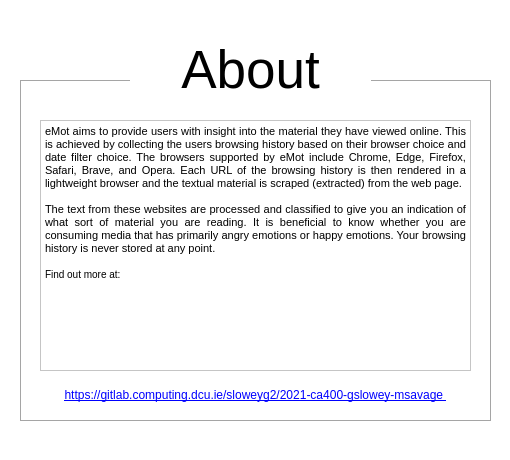
<?xml version="1.0" encoding="UTF-8"?>
<ui version="4.0">
 <class>Form</class>
 <widget class="QWidget" name="Form">
  <property name="geometry">
   <rect>
    <x>0</x>
    <y>0</y>
    <width>510</width>
    <height>460</height>
   </rect>
  </property>
  <property name="minimumSize">
   <size>
    <width>510</width>
    <height>460</height>
   </size>
  </property>
  <property name="maximumSize">
   <size>
    <width>510</width>
    <height>460</height>
   </size>
  </property>
  <property name="windowTitle">
   <string>About</string>
  </property>
  <property name="windowIcon">
   <iconset resource="../resources/resource.qrc">
    <normaloff>:/newPrefix/icon.png</normaloff>:/newPrefix/icon.png</iconset>
  </property>
  <property name="styleSheet">
   <string notr="true">background-color: rgb(255, 255, 255);</string>
  </property>
  <widget class="QLabel" name="emotHeader_2">
   <property name="geometry">
    <rect>
     <x>130</x>
     <y>20</y>
     <width>241</width>
     <height>100</height>
    </rect>
   </property>
   <property name="font">
    <font>
     <pointsize>40</pointsize>
     <weight>50</weight>
     <bold>false</bold>
    </font>
   </property>
   <property name="text">
    <string>About</string>
   </property>
   <property name="alignment">
    <set>Qt::AlignCenter</set>
   </property>
  </widget>
  <widget class="QLabel" name="emptyBox_3">
   <property name="geometry">
    <rect>
     <x>20</x>
     <y>80</y>
     <width>471</width>
     <height>341</height>
    </rect>
   </property>
   <property name="styleSheet">
    <string notr="true">border: 1px solid rgb(165, 165, 165);</string>
   </property>
   <property name="text">
    <string/>
   </property>
  </widget>
  <widget class="QTextEdit" name="textEdit">
   <property name="geometry">
    <rect>
     <x>40</x>
     <y>120</y>
     <width>431</width>
     <height>251</height>
    </rect>
   </property>
   <property name="readOnly">
    <bool>true</bool>
   </property>
   <property name="html">
    <string>&lt;!DOCTYPE HTML PUBLIC &quot;-//W3C//DTD HTML 4.0//EN&quot; &quot;http://www.w3.org/TR/REC-html40/strict.dtd&quot;&gt;
&lt;html&gt;&lt;head&gt;&lt;meta name=&quot;qrichtext&quot; content=&quot;1&quot; /&gt;&lt;style type=&quot;text/css&quot;&gt;
p, li { white-space: pre-wrap; }
&lt;/style&gt;&lt;/head&gt;&lt;body style=&quot; font-family:'MS Shell Dlg 2'; font-size:7.8pt; font-weight:400; font-style:normal;&quot;&gt;
&lt;p align=&quot;justify&quot; style=&quot; margin-top:0px; margin-bottom:0px; margin-left:0px; margin-right:0px; -qt-block-indent:0; text-indent:0px;&quot;&gt;&lt;span style=&quot; font-size:8pt;&quot;&gt;eMot aims to provide users with insight into the material they have viewed online. This is achieved by collecting the users browsing history based on their browser choice and date filter choice. The browsers supported by eMot include Chrome, Edge, Firefox, Safari, Brave, and Opera. Each URL of the browsing history is then rendered in a lightweight browser and the textual material is scraped (extracted) from the web page. &lt;/span&gt;&lt;/p&gt;
&lt;p align=&quot;justify&quot; style=&quot;-qt-paragraph-type:empty; margin-top:0px; margin-bottom:0px; margin-left:0px; margin-right:0px; -qt-block-indent:0; text-indent:0px; font-size:8pt;&quot;&gt;&lt;br /&gt;&lt;/p&gt;
&lt;p align=&quot;justify&quot; style=&quot; margin-top:0px; margin-bottom:0px; margin-left:0px; margin-right:0px; -qt-block-indent:0; text-indent:0px;&quot;&gt;&lt;span style=&quot; font-size:8pt;&quot;&gt;The text from these websites are processed and classified to give you an indication of what sort of material you are reading. It is beneficial to know whether you are consuming media that has primarily angry emotions or happy emotions. Your browsing history is never stored at any point.&lt;/span&gt;&lt;/p&gt;
&lt;p align=&quot;justify&quot; style=&quot;-qt-paragraph-type:empty; margin-top:0px; margin-bottom:0px; margin-left:0px; margin-right:0px; -qt-block-indent:0; text-indent:0px; font-size:8pt;&quot;&gt;&lt;br /&gt;&lt;/p&gt;
&lt;p style=&quot; margin-top:0px; margin-bottom:0px; margin-left:0px; margin-right:0px; -qt-block-indent:0; text-indent:0px;&quot;&gt;Find out more at: &lt;/p&gt;&lt;/body&gt;&lt;/html&gt;</string>
   </property>
  </widget>
  <widget class="QLabel" name="label">
   <property name="geometry">
    <rect>
     <x>40</x>
     <y>380</y>
     <width>431</width>
     <height>31</height>
    </rect>
   </property>
   <property name="cursor">
    <cursorShape>PointingHandCursor</cursorShape>
   </property>
   <property name="statusTip">
    <string>Open gitlab repository</string>
   </property>
   <property name="styleSheet">
    <string notr="true">color: rgb(0, 0, 255);</string>
   </property>
   <property name="frameShape">
    <enum>QFrame::NoFrame</enum>
   </property>
   <property name="text">
    <string>&lt;a href=&quot;https://gitlab.computing.dcu.ie/sloweyg2/2021-ca400-gslowey-msavage&quot;&gt; https://gitlab.computing.dcu.ie/sloweyg2/2021-ca400-gslowey-msavage &lt;/a&gt;</string>
   </property>
   <property name="alignment">
    <set>Qt::AlignCenter</set>
   </property>
   <property name="wordWrap">
    <bool>false</bool>
   </property>
   <property name="openExternalLinks">
    <bool>true</bool>
   </property>
  </widget>
  <zorder>emptyBox_3</zorder>
  <zorder>emotHeader_2</zorder>
  <zorder>textEdit</zorder>
  <zorder>label</zorder>
 </widget>
 <resources>
  <include location="../resources/resource.qrc"/>
 </resources>
 <connections/>
</ui>
